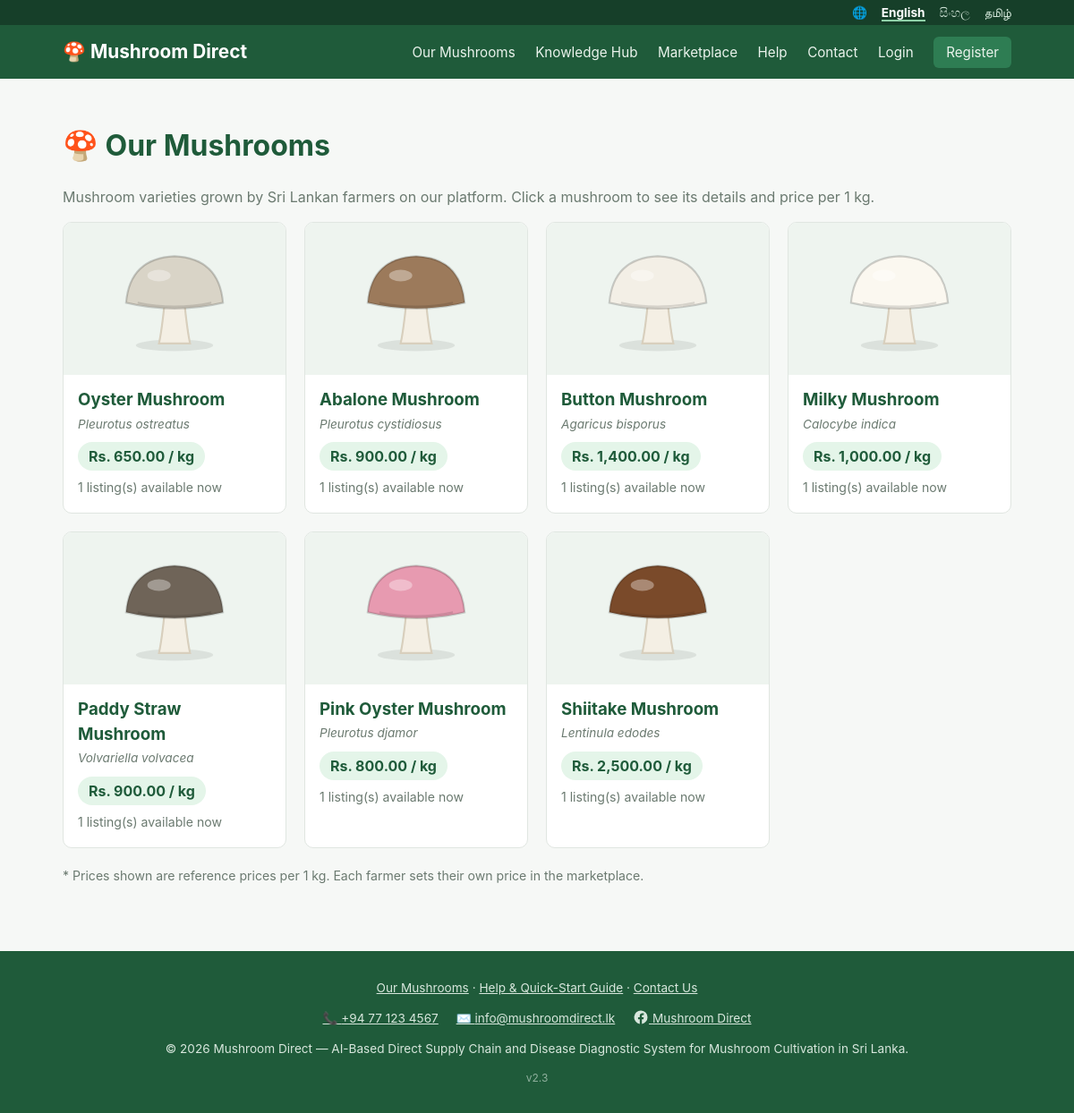
Page /mushrooms/index.php on the committed database.
### tables this page shows
CREATE TABLE mushroom_types (
  id INT AUTO_INCREMENT PRIMARY KEY,
  name VARCHAR(100) NOT NULL,
  name_si VARCHAR(150) NULL,
  name_ta VARCHAR(150) NULL,
  scientific_name VARCHAR(100) NULL,
  description TEXT,
  description_si TEXT,
  description_ta TEXT,
  growing_info TEXT,
  growing_info_si TEXT,
  growing_info_ta TEXT,
  uses TEXT,
  uses_si TEXT,
  uses_ta TEXT,
  price_per_kg DECIMAL(10,2) NOT NULL,
  color VARCHAR(7) NOT NULL DEFAULT '#c9b79c' COMMENT 'Cap colour for the built-in illustration',
  image VARCHAR(255) NULL,
  is_active TINYINT(1) NOT NULL DEFAULT 1,
  sort_order INT NOT NULL DEFAULT 0
);

### mushrooms/index.php (the view, shortened to what this page needs)
<?php
require_once __DIR__ . '/../includes/bootstrap.php';
$types = $pdo->query(
    "SELECT m.*,
            (SELECT COUNT(*) FROM listings l WHERE l.mushroom_type_id = m.id AND l.status = 'active') AS listing_count,
            (SELECT MIN(l.price_per_kg) FROM listings l WHERE l.mushroom_type_id = m.id AND l.status = 'active') AS lowest_price
     FROM mushroom_types m WHERE m.is_active = 1 ORDER BY m.sort_order, m.name"
)->fetchAll();
include __DIR__ . '/../includes/header.php';
?>
<h1>🍄 <?= te('mush.title') ?></h1>
<p class="muted"><?= te('mush.intro') ?></p>
<div class="mushroom-grid">
  <?php foreach ($types as $m): ?>
    <a class="mushroom-card" href="<?= BASE_URL ?>/mushrooms/view.php?id=<?= (int) $m['id'] ?>">
      <div class="pic"><?= mushroom_picture($m, 130) ?></div>
      <div class="body">
        <h3><?= e(tr_field($m, 'name')) ?></h3>
        <div class="sci"><?= e($m['scientific_name']) ?></div>
        <span class="price-tag"><?= format_money($m['price_per_kg']) ?> <?= te('common.per_kg') ?></span>
        <p class="muted" style="margin:8px 0 0; font-size:0.88rem;">
          <?= $m['listing_count'] ? te('mush.farmers_selling', ['n' => (int) $m['listing_count']]) : te('mush.none_selling') ?>
        </p>
      </div>
    </a>
  <?php endforeach; ?>
</div>
<p class="muted" style="margin-top:20px; font-size:0.88rem;">* <?= te('mush.price_note') ?></p>
<?php include __DIR__ . '/../includes/footer.php'; ?>

### includes/functions.php (shortened to what this page needs)
<?php
function e($value) {
    return htmlspecialchars((string) $value, ENT_QUOTES, 'UTF-8');
}
function format_money($amount) {
    return 'Rs. ' . number_format((float) $amount, 2);
}
function current_lang() {
    static $lang = null;
    if ($lang === null) {
        $lang = $_SESSION['lang'] ?? ($_COOKIE['lang'] ?? 'en');
    }
    return $lang;
}
function set_lang_from_request() {
    $lang = $_GET['lang'] ?? null;
}
function t($key, array $vars = []) {
    static $strings = [];
    $lang = current_lang();
    if (!isset($strings[$lang])) {
        $strings['en'] = $strings['en'] ?? require __DIR__ . '/../lang/en.php';
        $strings[$lang] = $lang === 'en' ? $strings['en'] : require __DIR__ . '/../lang/' . $lang . '.php';
    }
    $text = $strings[$lang][$key] ?? ($strings['en'][$key] ?? $key);
    foreach ($vars as $name => $value) {
        $text = str_replace('{' . $name . '}', (string) $value, $text);
    }
    return $text;
}
function te($key, array $vars = []) {
    return e(t($key, $vars));
}
function tr_field($row, $field) {
    $lang = current_lang();
    return $row[$field] ?? '';
}
function mushroom_picture($type, $size = 150) {
    $cap = preg_match('/^#[0-9a-f]{6}$/i', $type['color'] ?? '') ? $type['color'] : '#c9b79c';
    return '<svg width="' . (int) $size . '" height="' . (int) $size . '" viewBox="0 0 120 120" role="img" aria-label="' . e(tr_field($type, 'name')) . '">'
        . '<ellipse cx="60" cy="108" rx="40" ry="6" fill="#000" opacity=".08"/>'
        . '<path d="M50 62 Q47 92 44 106 L76 106 Q73 92 70 62 Z" fill="#f4efe4" stroke="#d8cfbd" stroke-width="2"/>'
        . '<path d="M10 64 Q14 18 60 16 Q106 18 110 64 Q60 76 10 64 Z" fill="' . $cap . '" stroke="rgba(0,0,0,.18)" stroke-width="2"/>'
        . '<path d="M22 64 Q60 72 98 64" stroke="rgba(0,0,0,.12)" stroke-width="2" fill="none"/>'
        . '<ellipse cx="44" cy="36" rx="12" ry="6" fill="#fff" opacity=".35"/>'
        . '</svg>';
}

### assets/css/style.css (style rules this page uses)
:root { --green: #2e7d53; --green-dark: #1f5b3a; --navy: #1f4e5f; --bg: #f6f8f6; --card: #ffffff; --text: #26332c; --muted: #6b7a70; --border: #e0e6e1; --danger: #c0392b; --radius: 10px; }
* { box-sizing: border-box; }
body { margin: 0; font-family: -apple-system, "Segoe UI", Roboto, Arial, sans-serif; background: var(--bg); color: var(--text); line-height: 1.5; }
h1, h2, h3 { color: var(--green-dark); }
.muted { color: var(--muted); }
.mushroom-grid { display: grid; gap: 20px; grid-template-columns: repeat(auto-fill, minmax(230px, 1fr)); }
.mushroom-card { background: var(--card); border: 1px solid var(--border); border-radius: var(--radius); overflow: hidden; text-decoration: none; color: inherit; display: flex; flex-direction: column; transition: transform .15s, box-shadow .15s; }
.mushroom-card .pic { background: #eef4ef; height: 170px; display: flex; align-items: center; justify-content: center; }
.mushroom-card .body { padding: 14px 16px 18px; }
.mushroom-card h3 { margin: 0 0 2px; }
.mushroom-card .sci { font-style: italic; color: var(--muted); font-size: 0.85rem; }
.price-tag { display: inline-block; background: #e4f5e9; color: var(--green-dark); font-weight: 700; border-radius: 999px; padding: 4px 12px; margin-top: 10px; }

### rows in the picture
mushroom_types: name "Oyster Mushroom", scientific_name "Pleurotus ostreatus", price_per_kg "Rs. 650.00", listing_count "1 listing(s) available now"
mushroom_types: name "Abalone Mushroom", scientific_name "Pleurotus cystidiosus", price_per_kg "Rs. 900.00", listing_count "1 listing(s) available now"
mushroom_types: name "Button Mushroom", scientific_name "Agaricus bisporus", price_per_kg "Rs. 1,400.00", listing_count "1 listing(s) available now"
mushroom_types: name "Milky Mushroom", scientific_name "Calocybe indica", price_per_kg "Rs. 1,000.00", listing_count "1 listing(s) available now"
mushroom_types: name "Paddy Straw Mushroom", scientific_name "Volvariella volvacea", price_per_kg "Rs. 900.00", listing_count "1 listing(s) available now"
mushroom_types: name "Pink Oyster Mushroom", scientific_name "Pleurotus djamor", price_per_kg "Rs. 800.00", listing_count "1 listing(s) available now"
mushroom_types: name "Shiitake Mushroom", scientific_name "Lentinula edodes", price_per_kg "Rs. 2,500.00", listing_count "1 listing(s) available now"

### other values in the picture
$label "English"
$label "සිංහල"
$label "தமிழ்"
te('app.name') "Mushroom Direct"
te('nav.mushrooms') "Our Mushrooms"
te('nav.knowledge') "Knowledge Hub"
te('nav.marketplace') "Marketplace"
te('nav.help') "Help"
te('nav.contact') "Contact"
te('nav.login') "Login"
te('nav.register') "Register"
te('mush.title') "Our Mushrooms"
te('mush.intro') "Mushroom varieties grown by Sri Lankan farmers on our platform. Click a mushroom to see its details and price per 1 kg."
te('mush.price_note') "Prices shown are reference prices per 1 kg. Each farmer sets their own price in the marketplace."
te('footer.help') "Help & Quick-Start Guide"
